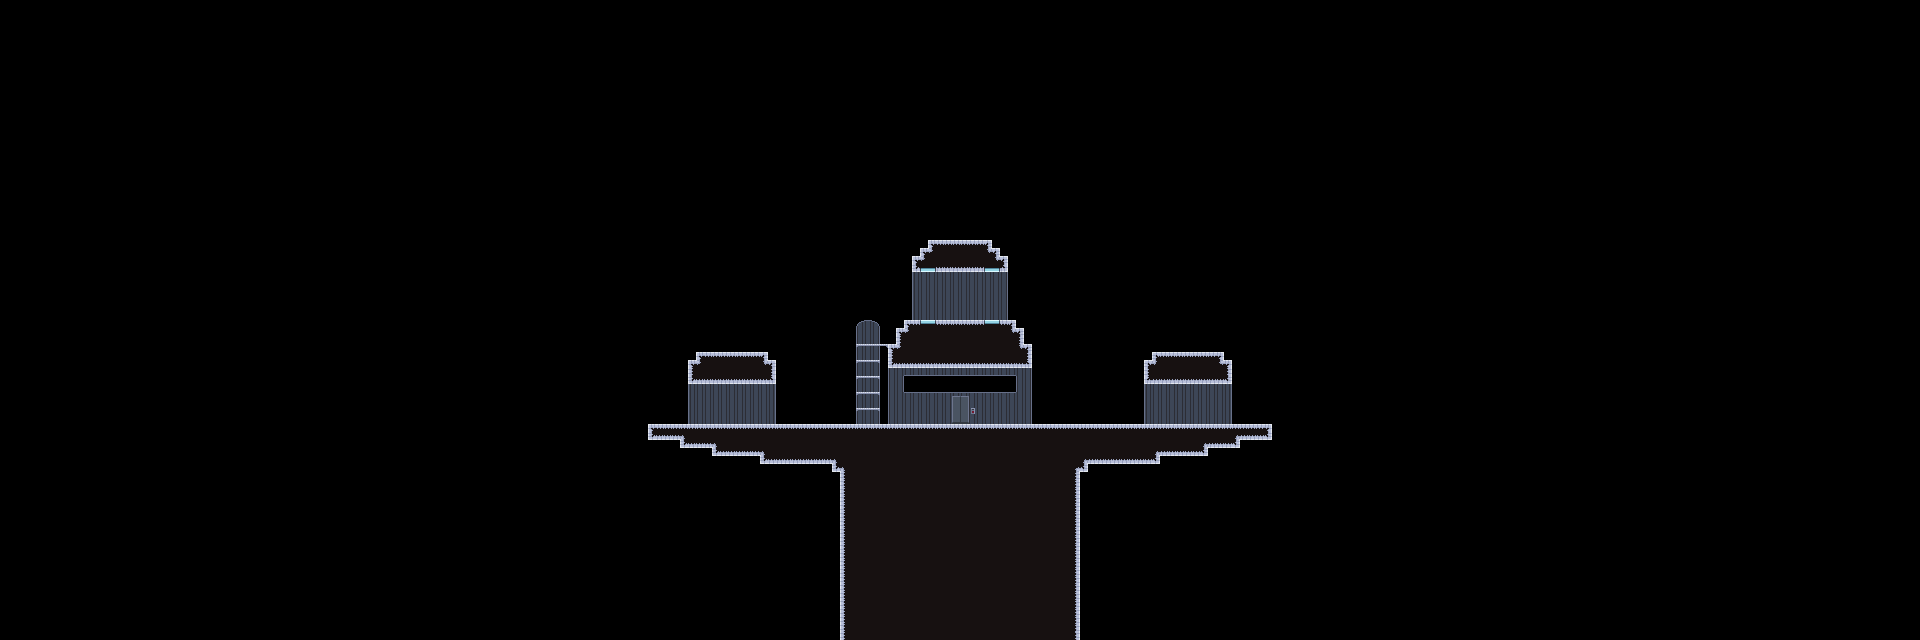

A 2D game scene composited from a Tiled map and its tileset images. What follows is a short description and the map's XML, with each tile layer's data collapsed to a summary:
An orthogonal 240x80 tile map with 8x8 px tiles, 7 tile layers (water_bg, walls, base, buildings, ...), 1 hidden layer not drawn, 2 tilesets and 4 objects.

<map version="1.4" tiledversion="1.4.2" orientation="orthogonal" renderorder="right-down" width="240" height="80" tilewidth="8" tileheight="8" infinite="0" nextlayerid="46" nextobjectid="7">
 <properties>
  <property name="darkLevel" value="0.75" />
  <property name="name" value="Sixth Stratum" />
  <property name="season" value="defer" />
 </properties>
 <tileset firstgid="1" name="updtileset" tilewidth="8" tileheight="8" spacing="2" margin="1" tilecount="400" columns="10">
  <image source="updtileset.png" trans="ff00ff" width="100" height="400" />
 </tileset>
 <tileset firstgid="401" name="towntileset" tilewidth="8" tileheight="8" tilecount="4500" columns="125">
  <image source="towntileset.png" trans="ff00ff" width="1000" height="288" />
 </tileset>
 <layer id="37" name="water_bg" width="240" height="80">
  <data>[19200 cells, 0 non-empty, 0 distinct tile ids]</data>
 </layer>
 <layer id="38" name="walls" width="240" height="80">
  <data>[19200 cells, 316 non-empty, 8 distinct tile ids]</data>
 </layer>
 <layer id="39" name="base" width="240" height="80">
  <data>[19200 cells, 1242 non-empty, 22 distinct tile ids]</data>
 </layer>
 <layer id="40" name="buildings" width="240" height="80">
  <data>[19200 cells, 12 non-empty, 12 distinct tile ids]</data>
 </layer>
 <layer id="41" name="water" width="240" height="80">
  <data>[19200 cells, 0 non-empty, 0 distinct tile ids]</data>
 </layer>
 <layer id="42" name="grass" width="240" height="80">
  <data>[19200 cells, 0 non-empty, 0 distinct tile ids]</data>
 </layer>
 <layer id="43" name="ADDON" width="240" height="80">
  <data>[19200 cells, 0 non-empty, 0 distinct tile ids]</data>
 </layer>
 <layer id="44" name="blocker" width="240" height="80" visible="0">
  <data>[19200 cells, 2 non-empty, 1 distinct tile ids]</data>
 </layer>
 <objectgroup id="6" name="entity">
  <object id="6" x="952" y="424">
   <properties>
    <property name="entity" value="door" />
    <property name="width" value="2" />
   </properties>
   <point />
  </object>
 </objectgroup>
 <objectgroup id="45" name="lighting" />
 <objectgroup id="19" name="pathing" visible="0" />
 <objectgroup id="10" name="waypoints">
  <object id="1" x="960" y="424">
   <properties>
    <property name="name" value="SPapexEntrance" />
   </properties>
   <point />
  </object>
 </objectgroup>
 <objectgroup id="7" name="spawnzones" visible="0" />
 <objectgroup id="8" name="transitions" visible="0">
  <object id="2" x="944" y="401" width="48.75" height="49.75">
   <properties>
    <property name="animation" value="down" />
    <property name="areaSpawn" value="SPs4exit" />
    <property name="areaTo" value="S4" />
    <property name="automatic" value="no" />
   </properties>
  </object>
 </objectgroup>
 <objectgroup id="20" name="sounds" visible="0" />
 <objectgroup id="15" name="zones" visible="0" />
 <objectgroup id="18" name="subareas" visible="0">
  <object id="3" x="848" y="256" width="448" height="288">
   <properties>
    <property name="name" value="apex" />
   </properties>
  </object>
 </objectgroup>
 <objectgroup id="16" name="cutscenes" visible="0" />
 <objectgroup id="9" name="fishingzones" visible="0" />
</map>
